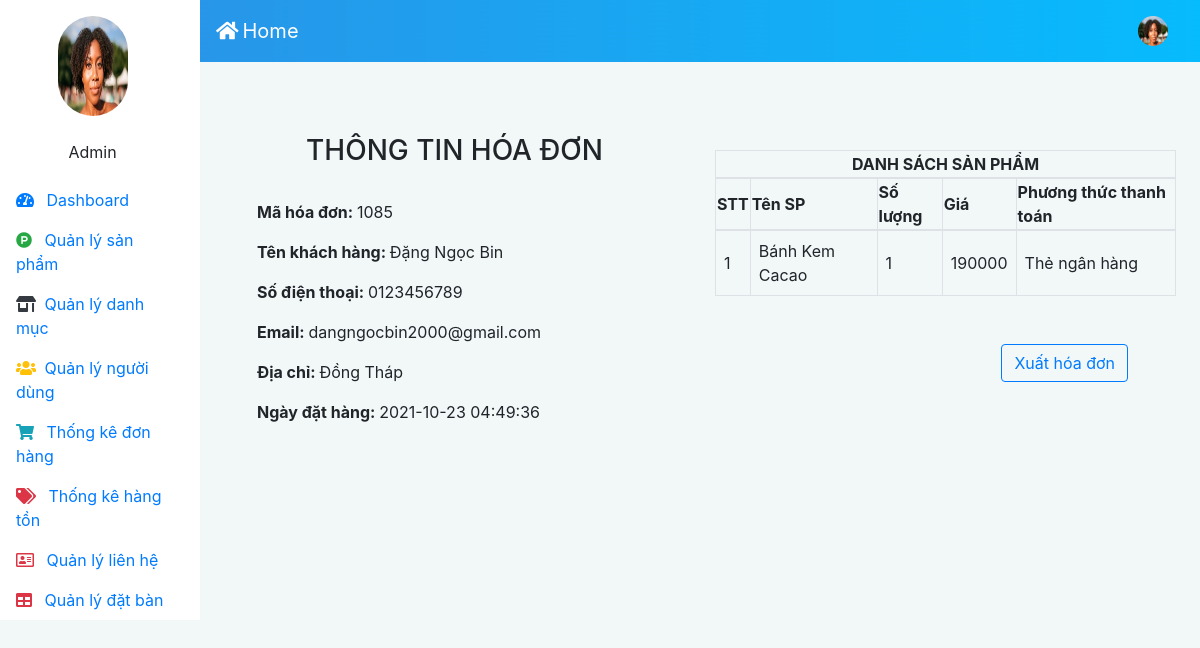
Screenshot of /admin/index.php?quanly=chitietdh&mahd=1085 (signed in) with the database file from the repository.
### tables this page shows
CREATE TABLE `tbl_donhang` (
  `id_donhang` int(11) NOT NULL,
  `id_sanpham` int(11) NOT NULL,
  `soluongban` int(11) NOT NULL,
  `gia` varchar(100) NOT NULL,
  `mahang` varchar(100) NOT NULL,
  `ngaydat` timestamp NOT NULL DEFAULT current_timestamp() ON UPDATE current_timestamp(),
  `tinhtrang` int(11) NOT NULL DEFAULT 0,
  `id_khachhang` int(11) NOT NULL,
  `hoten` varchar(100) NOT NULL,
  `sdt` varchar(100) NOT NULL,
  `email` varchar(100) NOT NULL,
  `diachi` varchar(1000) NOT NULL,
  `pttt` int(11) NOT NULL
);

CREATE TABLE `tbl_sanpham` (
  `id_sanpham` int(11) NOT NULL,
  `ten_sanpham` varchar(100) NOT NULL,
  `soluong` int(11) NOT NULL,
  `chitiet_sanpham` varchar(10000) NOT NULL,
  `gia_sanpham` int(11) NOT NULL,
  `hinhanh` varchar(100) NOT NULL,
  `hienthi` int(11) NOT NULL DEFAULT 0,
  `id_danhmuc` int(11) NOT NULL,
  `hot` int(11) NOT NULL DEFAULT 2,
  `nhanhieu` varchar(100) NOT NULL DEFAULT 'Bin Cake',
  `soluongban` int(11) NOT NULL
);

### admin/include/fr_ChiTietDH.php (the view)
<?php
	$mahd = $_GET['mahd'];
	$sql_1 = "SELECT * from tbl_donhang  where mahang = '$mahd'";
	$row_1 = mysqli_query($con,$sql_1);
	$count = mysqli_num_rows($row_1);
	if($count>0){
		$chitiet = mysqli_fetch_array($row_1);
	}
?>
<div class="row">
    <div class="col-md-6 col-12 p-5">
        <form action="index_admin.php?nc=chitiet" method="POST" enctype="multipart/form-data">
            <h3 class="text-center">THÔNG TIN HÓA ĐƠN</h3><br>
            <p><b>Mã hóa đơn: </b><?php echo "$mahd"; ?></p>
            <p><b>Tên khách hàng: </b><?php echo $chitiet['hoten']; ?></p>
            <p><b>Số điện thoại: </b><?php echo $chitiet['sdt']; ?></p>
            <p><b>Email: </b><?php echo $chitiet['email']; ?></p>
            <p><b>Địa chỉ: </b><?php echo $chitiet['diachi']; ?></p>
            <p><b>Ngày đặt hàng: </b><?php echo $chitiet['ngaydat']; ?></p>
        </form>
    </div>
    <div class="col-md-6 col-12 pt-5">
        <?php require("ds_cthd.php");?>
        <div class="text-right mt-5 mr-5">
            <a href="./include/viewhoadon.php?quanly=inhoadon&mahd=<?php echo $mahd;?>"><button type="submit" class="btn btn-outline-primary">Xuất hóa đơn</button></a>
</div>
    </div>
</div>

### admin/include/ds_cthd.php (shortened to what this page needs)
<?php
    $mahd = $_GET['mahd'];
		$result = mysqli_query($con, "SELECT count(mahang) as total from tbl_donhang where mahang = '$mahd'");
		$row = mysqli_fetch_assoc($result);
		$total_records = $row['total'];
		$current_page = isset($_GET['quanly']) ? $_GET['quanly'] : 1;
		$limit = 15;
		$total_page = ceil($total_records / $limit);
		if ($current_page > $total_page){
			$current_page = $total_page;
		}
		else if ($current_page < 1){
			$current_page = 1;
		}
		$start = ($current_page - 1) * $limit;
		$result = mysqli_query($con, "SELECT * FROM tbl_donhang,tbl_sanpham where tbl_donhang.id_sanpham=tbl_sanpham.id_sanpham AND mahang = '$mahd' LIMIT $start, $limit");
		?>
<div class="mt-3">
<table class="table-responsive-sm table-bordered">
    <thead class="thead-light">
		<tr>
			<th colspan="6" class="text-center">DANH SÁCH SẢN PHẨM</th>
		</tr>
      <tr>
        <th>STT</th>
        <th>Tên SP</th>
		<th>Số lượng</th>
		<th>Giá</th>
        <th>Phương thức thanh toán</th>
      </tr>
    </thead>
			<?php
				 $sql="SELECT * FROM tbl_donhang where mahang = '$mahd'";
                $query = mysqli_query($con,$sql);
				$i=1;
				 if(mysqli_num_rows($query)>0)
                {
                    while ($row = mysqli_fetch_assoc($result)){?>
    		<tr>
                <td class='p-2'><?php echo $i;?></td>
                <td class='p-2'><?php echo $row ['ten_sanpham'];?></td>
                <td class='p-2'><?php echo $row ['soluongban'];?></td>
                <td class='p-2'><?php echo $row ['gia'];?></td>
                <td class='p-2'><?php if($row ['pttt'] == 1){
                                            echo "Thẻ ngân hàng";
                                        }
                    ?>
                </td>
            </tr>
            <?php
			$i++;
	    }
	}
?>
</table>
</div>

### admin/public/css/style.css (style rules this page uses)
body { background-color: #f2f7f8; }

### rows the page displays
tbl_donhang: hoten "Đặng Ngọc Bin", sdt "0123456789", email "dangngocbin2000@gmail.com", diachi "Đồng Tháp", ngaydat "2021-10-23 04:49:36", id_sanpham.ten_sanpham "Bánh Kem Cacao", id_sanpham.soluongban "1", gia "190000", pttt "Thẻ ngân hàng"

### other values shown
$_SESSION['admin'] "Admin"
$mahd "1085"
